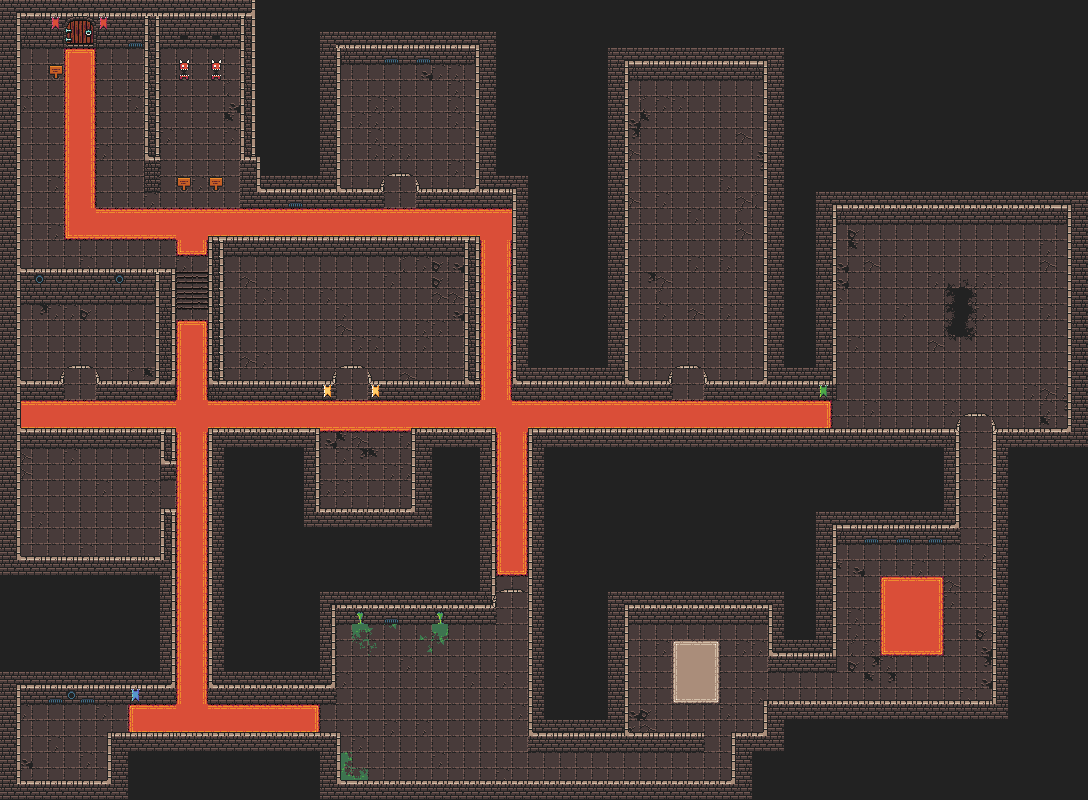

Below is a game level as drawn by its tile map, then a one-line description and the .tmx that defines it (tile-layer data replaced by summaries):
An orthogonal 68x50 tile map with 16x16 px tiles, 5 tile layers (InvisibleWallForMonster, GroundBase, Decor, WallBase, ...), 2 hidden layers not drawn, 5 tilesets and 216 objects (41x MonsterSpawnPoint, 6x Doors, 3x Tablet, 2x Keys, playerSpawnPoint).

<map version="1.10" tiledversion="1.10.2" orientation="orthogonal" renderorder="right-down" width="68" height="50" tilewidth="16" tileheight="16" infinite="0" nextlayerid="66" nextobjectid="466">
 <tileset firstgid="1" source="../mapTileSets/dungeontileset-extended.tsx" />
 <tileset firstgid="4097" source="../mapTileSets/column.tsx" />
 <tileset firstgid="4098" source="../mapTileSets/0x72_DungeonTilesetII_v1.7.tsx" />
 <tileset firstgid="5122" source="../mapTileSets/doors_leaf_closed.tsx" />
 <tileset firstgid="5123" source="../mapTileSets/doors_leaf_open.tsx" />
 <group id="20" name="Ground">
  <layer id="64" name="InvisibleWallForMonster" width="68" height="50">
   <data>[3400 cells, 1185 non-empty, 1 distinct tile ids]</data>
  </layer>
  <layer id="22" name="GroundBase" width="68" height="50">
   <data>[3400 cells, 1552 non-empty, 28 distinct tile ids]</data>
  </layer>
  <layer id="63" name="Decor" width="68" height="50">
   <data>[3400 cells, 56 non-empty, 38 distinct tile ids]</data>
  </layer>
 </group>
 <group id="35" name="Objects">
  <objectgroup id="37" name="Objects">
   <object id="223" name="playerSpawnPoint" x="79.5" y="62.5">
    <point />
   </object>
   <object id="330" name="monsterSpawnPoint" type="MonsterSpawnPoint" x="364" y="96.6667">
    <point />
   </object>
   <object id="332" name="monsterSpawnPoint" type="MonsterSpawnPoint" x="454.667" y="158">
    <point />
   </object>
   <object id="334" name="monsterSpawnPoint" type="MonsterSpawnPoint" x="443" y="99.3333">
    <point />
   </object>
   <object id="335" name="monsterSpawnPoint" type="MonsterSpawnPoint" x="273" y="298">
    <point />
   </object>
   <object id="336" name="monsterSpawnPoint" type="MonsterSpawnPoint" x="430.333" y="294.667">
    <point />
   </object>
   <object id="341" name="monsterSpawnPoint" type="MonsterSpawnPoint" x="363.667" y="306.667">
    <point />
   </object>
   <object id="337" name="monsterSpawnPoint" type="MonsterSpawnPoint" x="259" y="351.333">
    <point />
   </object>
   <object id="340" name="monsterSpawnPoint" type="MonsterSpawnPoint" x="363.667" y="306.667">
    <point />
   </object>
   <object id="338" name="monsterSpawnPoint" type="MonsterSpawnPoint" x="428.333" y="343.333">
    <point />
   </object>
   <object id="342" name="monsterSpawnPoint" type="MonsterSpawnPoint" x="45" y="337.333">
    <point />
   </object>
   <object id="343" name="monsterSpawnPoint" type="MonsterSpawnPoint" x="131" y="338.667">
    <point />
   </object>
   <object id="346" name="monsterSpawnPoint" type="MonsterSpawnPoint" x="42.3333" y="733.333">
    <point />
   </object>
   <object id="347" name="monsterSpawnPoint" type="MonsterSpawnPoint" x="84.3333" y="767.333">
    <point />
   </object>
   <object id="348" name="monsterSpawnPoint" type="MonsterSpawnPoint" x="375" y="668.667">
    <point />
   </object>
   <object id="349" name="monsterSpawnPoint" type="MonsterSpawnPoint" x="387.667" y="755.333">
    <point />
   </object>
   <object id="350" name="monsterSpawnPoint" type="MonsterSpawnPoint" x="473.667" y="690">
    <point />
   </object>
   <object id="351" name="monsterSpawnPoint" type="MonsterSpawnPoint" x="660.333" y="714.667">
    <point />
   </object>
   <object id="352" name="monsterSpawnPoint" type="MonsterSpawnPoint" x="728.333" y="667.333">
    <point />
   </object>
   <object id="353" name="monsterSpawnPoint" type="MonsterSpawnPoint" x="859.667" y="574">
    <point />
   </object>
   <object id="355" name="monsterSpawnPoint" type="MonsterSpawnPoint" x="905" y="642.667">
    <point />
   </object>
   <object id="356" name="monsterSpawnPoint" type="MonsterSpawnPoint" x="925" y="593.333">
    <point />
   </object>
   <object id="357" name="monsterSpawnPoint" type="MonsterSpawnPoint" x="902.333" y="371.333">
    <point />
   </object>
   <object id="363" name="monsterSpawnPoint" type="MonsterSpawnPoint" x="659.667" y="338">
    <point />
   </object>
   <object id="364" name="monsterSpawnPoint" type="MonsterSpawnPoint" x="738.333" y="304.667">
    <point />
   </object>
   <object id="365" name="monsterSpawnPoint" type="MonsterSpawnPoint" x="676.333" y="259.333">
    <point />
   </object>
   <object id="366" name="monsterSpawnPoint" type="MonsterSpawnPoint" x="736.333" y="198">
    <point />
   </object>
   <object id="367" name="monsterSpawnPoint" type="MonsterSpawnPoint" x="677" y="148">
    <point />
   </object>
   <object id="359" name="monsterSpawnPoint" type="MonsterSpawnPoint" x="1024.33" y="355.333">
    <point />
   </object>
   <object id="361" name="monsterSpawnPoint" type="MonsterSpawnPoint" x="1024.33" y="355.333">
    <point />
   </object>
   <object id="362" name="monsterSpawnPoint" type="MonsterSpawnPoint" x="1035" y="262.667">
    <point />
   </object>
   <object id="360" name="monsterSpawnPoint" type="MonsterSpawnPoint" x="963.667" y="336">
    <point />
   </object>
   <object id="358" name="monsterSpawnPoint" type="MonsterSpawnPoint" x="939" y="295.333">
    <point />
   </object>
   <object id="354" name="monsterSpawnPoint" type="MonsterSpawnPoint" x="955" y="681.333">
    <point />
   </object>
   <object id="345" name="monsterSpawnPoint" type="MonsterSpawnPoint" x="365.667" y="479.333">
    <point />
   </object>
   <object id="371" name="monsterSpawnPoint" type="MonsterSpawnPoint" x="591.667" y="425.333">
    <point />
   </object>
   <object id="370" name="monsterSpawnPoint" type="MonsterSpawnPoint" x="37" y="424">
    <point />
   </object>
   <object id="369" name="monsterSpawnPoint" type="MonsterSpawnPoint" x="193" y="579.333">
    <point />
   </object>
   <object id="368" name="monsterSpawnPoint" type="MonsterSpawnPoint" x="510.333" y="520.667">
    <point />
   </object>
   <object id="344" name="monsterSpawnPoint" type="MonsterSpawnPoint" x="84.3333" y="505.333">
    <point />
   </object>
   <object id="339" name="monsterSpawnPoint" type="MonsterSpawnPoint" x="363.667" y="306.667">
    <point />
   </object>
   <object id="333" name="monsterSpawnPoint" type="MonsterSpawnPoint" x="362" y="158">
    <point />
   </object>
   </objectgroup>
 </group>
 <group id="15" name="Walls">
  <objectgroup id="21" name="Collisions">
   <!-- 168 objects omitted --></objectgroup>
  <layer id="17" name="WallBase" width="68" height="50">
   <data>[3400 cells, 772 non-empty, 27 distinct tile ids]</data>
  </layer>
  <layer id="19" name="Columns" width="68" height="50" visible="0">
   <data>[3400 cells, 50 non-empty, 2 distinct tile ids]</data>
  </layer>
  <objectgroup id="36" name="Doors">
   <!-- 6 objects omitted --></objectgroup>
  <layer id="18" name="WallCorners" width="68" height="50">
   <data>[3400 cells, 622 non-empty, 16 distinct tile ids]</data>
  </layer>
  <layer id="65" name="AllwaysFront" width="68" height="50" visible="0">
   <data>[3400 cells, 9 non-empty, 5 distinct tile ids]</data>
  </layer>
 </group>
</map>
<!-- 174 of 216 objects omitted -->
